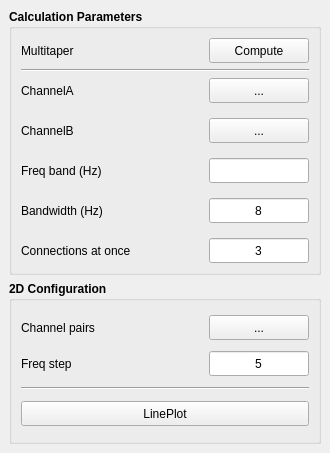
<?xml version="1.0" encoding="UTF-8"?>
<ui version="4.0">
 <class>MainWindow</class>
 <widget class="QMainWindow" name="MainWindow">
  <property name="geometry">
   <rect>
    <x>0</x>
    <y>0</y>
    <width>330</width>
    <height>453</height>
   </rect>
  </property>
  <property name="font">
   <font>
    <family>Ubuntu</family>
   </font>
  </property>
  <property name="windowTitle">
   <string>MainWindow</string>
  </property>
  <widget class="QWidget" name="centralwidget">
   <layout class="QVBoxLayout" name="verticalLayout_5">
    <item>
     <widget class="QGroupBox" name="groupBox">
      <property name="font">
       <font>
        <weight>75</weight>
        <bold>true</bold>
       </font>
      </property>
      <property name="title">
       <string>Calculation Parameters</string>
      </property>
      <layout class="QVBoxLayout" name="verticalLayout_3">
       <item>
        <layout class="QHBoxLayout" name="horizontalLayout_5">
         <item>
          <widget class="QLabel" name="Multitaper_method_lb">
           <property name="minimumSize">
            <size>
             <width>0</width>
             <height>25</height>
            </size>
           </property>
           <property name="maximumSize">
            <size>
             <width>16777215</width>
             <height>25</height>
            </size>
           </property>
           <property name="font">
            <font>
             <weight>50</weight>
             <bold>false</bold>
            </font>
           </property>
           <property name="text">
            <string>Multitaper</string>
           </property>
          </widget>
         </item>
         <item>
          <spacer name="horizontalSpacer_2">
           <property name="orientation">
            <enum>Qt::Horizontal</enum>
           </property>
           <property name="sizeHint" stdset="0">
            <size>
             <width>40</width>
             <height>20</height>
            </size>
           </property>
          </spacer>
         </item>
         <item>
          <widget class="QPushButton" name="_compute_btn">
           <property name="minimumSize">
            <size>
             <width>100</width>
             <height>25</height>
            </size>
           </property>
           <property name="maximumSize">
            <size>
             <width>100</width>
             <height>25</height>
            </size>
           </property>
           <property name="font">
            <font>
             <weight>50</weight>
             <bold>false</bold>
            </font>
           </property>
           <property name="text">
            <string>Compute</string>
           </property>
           <property name="shortcut">
            <string>Return</string>
           </property>
          </widget>
         </item>
        </layout>
       </item>
       <item>
        <widget class="Line" name="line">
         <property name="orientation">
          <enum>Qt::Horizontal</enum>
         </property>
        </widget>
       </item>
       <item>
        <layout class="QHBoxLayout" name="horizontalLayout">
         <property name="spacing">
          <number>35</number>
         </property>
         <item>
          <layout class="QVBoxLayout" name="verticalLayout_2">
           <property name="spacing">
            <number>15</number>
           </property>
           <item>
            <widget class="QLabel" name="_chanA_lb">
             <property name="minimumSize">
              <size>
               <width>100</width>
               <height>25</height>
              </size>
             </property>
             <property name="maximumSize">
              <size>
               <width>100</width>
               <height>25</height>
              </size>
             </property>
             <property name="font">
              <font>
               <family>Ubuntu</family>
               <pointsize>9</pointsize>
               <weight>50</weight>
               <italic>false</italic>
               <bold>false</bold>
              </font>
             </property>
             <property name="text">
              <string>ChannelA</string>
             </property>
            </widget>
           </item>
           <item>
            <widget class="QLabel" name="_chanB_lb">
             <property name="minimumSize">
              <size>
               <width>100</width>
               <height>25</height>
              </size>
             </property>
             <property name="maximumSize">
              <size>
               <width>100</width>
               <height>25</height>
              </size>
             </property>
             <property name="font">
              <font>
               <family>Ubuntu</family>
               <pointsize>9</pointsize>
               <weight>50</weight>
               <italic>false</italic>
               <bold>false</bold>
              </font>
             </property>
             <property name="text">
              <string>ChannelB</string>
             </property>
            </widget>
           </item>
           <item>
            <widget class="QLabel" name="_freq_band_lb">
             <property name="minimumSize">
              <size>
               <width>0</width>
               <height>25</height>
              </size>
             </property>
             <property name="maximumSize">
              <size>
               <width>16777215</width>
               <height>25</height>
              </size>
             </property>
             <property name="font">
              <font>
               <weight>50</weight>
               <bold>false</bold>
              </font>
             </property>
             <property name="text">
              <string>Freq band (Hz)</string>
             </property>
            </widget>
           </item>
           <item>
            <widget class="QLabel" name="_bandwidth_lb">
             <property name="minimumSize">
              <size>
               <width>100</width>
               <height>25</height>
              </size>
             </property>
             <property name="maximumSize">
              <size>
               <width>200</width>
               <height>25</height>
              </size>
             </property>
             <property name="font">
              <font>
               <family>Ubuntu</family>
               <pointsize>9</pointsize>
               <weight>50</weight>
               <italic>false</italic>
               <bold>false</bold>
              </font>
             </property>
             <property name="text">
              <string>Bandwidth (Hz)</string>
             </property>
            </widget>
           </item>
           <item>
            <widget class="QLabel" name="_n_jobs_lb">
             <property name="minimumSize">
              <size>
               <width>100</width>
               <height>25</height>
              </size>
             </property>
             <property name="maximumSize">
              <size>
               <width>2000</width>
               <height>25</height>
              </size>
             </property>
             <property name="font">
              <font>
               <family>Ubuntu</family>
               <pointsize>9</pointsize>
               <weight>50</weight>
               <italic>false</italic>
               <bold>false</bold>
              </font>
             </property>
             <property name="text">
              <string>Connections at once</string>
             </property>
            </widget>
           </item>
          </layout>
         </item>
         <item>
          <layout class="QVBoxLayout" name="verticalLayout">
           <property name="spacing">
            <number>15</number>
           </property>
           <item>
            <widget class="QToolButton" name="_select_chanA_btn">
             <property name="minimumSize">
              <size>
               <width>100</width>
               <height>25</height>
              </size>
             </property>
             <property name="maximumSize">
              <size>
               <width>100</width>
               <height>25</height>
              </size>
             </property>
             <property name="font">
              <font>
               <weight>50</weight>
               <bold>false</bold>
              </font>
             </property>
             <property name="text">
              <string>...</string>
             </property>
            </widget>
           </item>
           <item>
            <widget class="QToolButton" name="_select_chanB_btn">
             <property name="minimumSize">
              <size>
               <width>100</width>
               <height>25</height>
              </size>
             </property>
             <property name="maximumSize">
              <size>
               <width>100</width>
               <height>25</height>
              </size>
             </property>
             <property name="font">
              <font>
               <weight>50</weight>
               <bold>false</bold>
              </font>
             </property>
             <property name="text">
              <string>...</string>
             </property>
            </widget>
           </item>
           <item>
            <widget class="QLineEdit" name="_freq_band_le">
             <property name="minimumSize">
              <size>
               <width>100</width>
               <height>25</height>
              </size>
             </property>
             <property name="maximumSize">
              <size>
               <width>100</width>
               <height>25</height>
              </size>
             </property>
             <property name="font">
              <font>
               <weight>50</weight>
               <bold>false</bold>
              </font>
             </property>
             <property name="focusPolicy">
              <enum>Qt::ClickFocus</enum>
             </property>
             <property name="alignment">
              <set>Qt::AlignCenter</set>
             </property>
            </widget>
           </item>
           <item>
            <widget class="QLineEdit" name="_bandwidth_le">
             <property name="minimumSize">
              <size>
               <width>100</width>
               <height>25</height>
              </size>
             </property>
             <property name="maximumSize">
              <size>
               <width>100</width>
               <height>25</height>
              </size>
             </property>
             <property name="font">
              <font>
               <weight>50</weight>
               <bold>false</bold>
              </font>
             </property>
             <property name="focusPolicy">
              <enum>Qt::ClickFocus</enum>
             </property>
             <property name="text">
              <string>8</string>
             </property>
             <property name="alignment">
              <set>Qt::AlignCenter</set>
             </property>
            </widget>
           </item>
           <item>
            <widget class="QLineEdit" name="_n_jobs_le">
             <property name="minimumSize">
              <size>
               <width>100</width>
               <height>25</height>
              </size>
             </property>
             <property name="maximumSize">
              <size>
               <width>100</width>
               <height>25</height>
              </size>
             </property>
             <property name="font">
              <font>
               <weight>50</weight>
               <bold>false</bold>
              </font>
             </property>
             <property name="focusPolicy">
              <enum>Qt::ClickFocus</enum>
             </property>
             <property name="text">
              <string>3</string>
             </property>
             <property name="alignment">
              <set>Qt::AlignCenter</set>
             </property>
            </widget>
           </item>
          </layout>
         </item>
        </layout>
       </item>
      </layout>
     </widget>
    </item>
    <item>
     <widget class="QGroupBox" name="groupBox_2">
      <property name="font">
       <font>
        <weight>75</weight>
        <bold>true</bold>
       </font>
      </property>
      <property name="title">
       <string>2D Configuration</string>
      </property>
      <layout class="QVBoxLayout" name="verticalLayout_4">
       <item>
        <layout class="QHBoxLayout" name="horizontalLayout_2">
         <property name="spacing">
          <number>35</number>
         </property>
         <item>
          <widget class="QLabel" name="_select_chan_pair_lb">
           <property name="minimumSize">
            <size>
             <width>0</width>
             <height>25</height>
            </size>
           </property>
           <property name="maximumSize">
            <size>
             <width>300</width>
             <height>25</height>
            </size>
           </property>
           <property name="font">
            <font>
             <family>Ubuntu</family>
             <pointsize>9</pointsize>
             <weight>50</weight>
             <italic>false</italic>
             <bold>false</bold>
            </font>
           </property>
           <property name="text">
            <string>Channel pairs</string>
           </property>
          </widget>
         </item>
         <item>
          <widget class="QToolButton" name="_select_chan_pair_btn">
           <property name="minimumSize">
            <size>
             <width>100</width>
             <height>25</height>
            </size>
           </property>
           <property name="maximumSize">
            <size>
             <width>100</width>
             <height>25</height>
            </size>
           </property>
           <property name="font">
            <font>
             <weight>50</weight>
             <bold>false</bold>
            </font>
           </property>
           <property name="text">
            <string>...</string>
           </property>
          </widget>
         </item>
        </layout>
       </item>
       <item>
        <layout class="QHBoxLayout" name="horizontalLayout_3">
         <property name="spacing">
          <number>35</number>
         </property>
         <item>
          <widget class="QLabel" name="_freq_step_lb">
           <property name="minimumSize">
            <size>
             <width>0</width>
             <height>25</height>
            </size>
           </property>
           <property name="maximumSize">
            <size>
             <width>300</width>
             <height>25</height>
            </size>
           </property>
           <property name="font">
            <font>
             <family>Ubuntu</family>
             <pointsize>9</pointsize>
             <weight>50</weight>
             <italic>false</italic>
             <bold>false</bold>
            </font>
           </property>
           <property name="text">
            <string>Freq step</string>
           </property>
          </widget>
         </item>
         <item>
          <widget class="QLineEdit" name="_freq_step_le">
           <property name="minimumSize">
            <size>
             <width>100</width>
             <height>25</height>
            </size>
           </property>
           <property name="maximumSize">
            <size>
             <width>100</width>
             <height>25</height>
            </size>
           </property>
           <property name="font">
            <font>
             <weight>50</weight>
             <bold>false</bold>
            </font>
           </property>
           <property name="focusPolicy">
            <enum>Qt::ClickFocus</enum>
           </property>
           <property name="text">
            <string>5</string>
           </property>
           <property name="alignment">
            <set>Qt::AlignCenter</set>
           </property>
          </widget>
         </item>
        </layout>
       </item>
       <item>
        <widget class="Line" name="line_2">
         <property name="orientation">
          <enum>Qt::Horizontal</enum>
         </property>
        </widget>
       </item>
       <item>
        <widget class="QPushButton" name="_plot_heatmap_btn">
         <property name="minimumSize">
          <size>
           <width>120</width>
           <height>25</height>
          </size>
         </property>
         <property name="maximumSize">
          <size>
           <width>500</width>
           <height>25</height>
          </size>
         </property>
         <property name="font">
          <font>
           <weight>50</weight>
           <bold>false</bold>
          </font>
         </property>
         <property name="text">
          <string>LinePlot</string>
         </property>
        </widget>
       </item>
      </layout>
     </widget>
    </item>
   </layout>
  </widget>
 </widget>
 <resources/>
 <connections/>
</ui>
